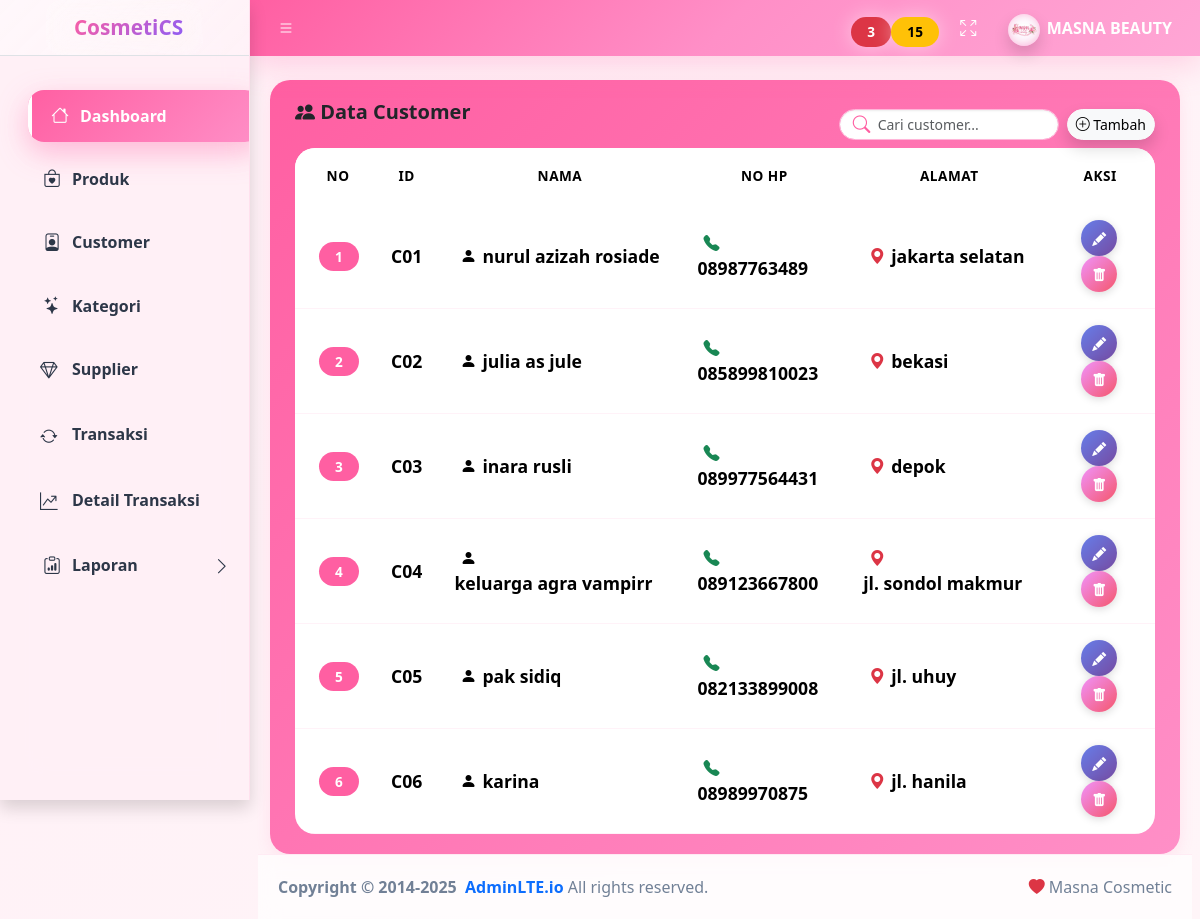
Page /dashboard.php?menu=customer (signed in) on the committed database.
### tables this page shows
CREATE TABLE `customer` (
  `id_cust` varchar(10) NOT NULL,
  `nama_cust` varchar(100) NOT NULL,
  `alamat` text NOT NULL,
  `no_telp` varchar(20) NOT NULL
);

### form/customer/view.php (the view, shortened to what this page needs)
<?php include "koneksi.php"; ?>
<div class="app-content">
  <div class="container-fluid">
    <br>
    <div class="card card-cosmetic">
      <div class="card-header header-cosmetic">
        <div class="d-flex justify-content-between align-items-center">
          <h5 class="mb-4 fw-bold">
            <i class="bi bi-people-fill"></i> Data Customer
          </h5>
          <div class="d-flex align-items-center gap-2">
            <div class="position-relative">
              <i class="bi bi-search search-icon"></i>
              <input type="text" id="searchCustomer"
                     class="form-control form-control-sm search-box"
                     placeholder="Cari customer...">
            </div>
            <div class="position-relative">
            <a href="dashboard.php?menu=addcust"
               class="btn btn-light btn-sm rounded-pill shadow">
              <i class="bi bi-plus-circle"></i>
              <span class="d-none d-md-inline">Tambah</span>
            </a>
          </div>
        </div>
      </div>
      <div class="card-body p-0">
        <table class="table table-hover table-cosmetic align-middle mb-0" id="customerTable">
          <thead class="text-center" style="background:#fff0f6">
            <tr>
              <th>NO</th>
              <th>ID</th>
              <th>NAMA</th>
              <th>NO HP</th>
              <th>ALAMAT</th>
              <th>AKSI</th>
            </tr>
          </thead>
<tbody>
<?php
$no=1;
$q=mysqli_query($koneksi,"SELECT * FROM customer");
while($d=mysqli_fetch_array($q)){
?>
<tr>
  <td class="text-center">
    <span class="badge bg-pink rounded-pill"><?= $no++ ?></span>
  </td>
  <td class="text-center fw-semibold">
    <?= $d['id_cust'] ?>
  </td>
  <td>
    <div class="row align-items-center g-0">
      <div class="col-auto icon-col">
        <i class="bi bi-person-fill"></i>
      </div>
      <div class="col text-col">
        <?= $d['nama_cust'] ?>
      </div>
    </div>
  </td>
  <td>
    <div class="row align-items-center g-0">
      <div class="col-auto icon-col text-success">
        <i class="bi bi-telephone-fill"></i>
      </div>
      <div class="col text-col">
        <?= $d['no_telp'] ?>
      </div>
    </div>
  </td>
  <td>
    <div class="row align-items-center g-0">
      <div class="col-auto icon-col text-danger">
        <i class="bi bi-geo-alt-fill"></i>
      </div>
      <div class="col text-col">
        <?= $d['alamat'] ?>
      </div>
    </div>
  </td>
  <td class="text-center">
    <a href="dashboard.php?menu=editcust&id_cust=<?= $d['id_cust'] ?>"
       class="btn btn-action btn-edit" title="Edit Customer">
      <i class="bi bi-pencil-fill"></i>
    </a>
    <a href="form/customer/hapus.php?id_cust=<?= $d['id_cust'] ?>"
       class="btn btn-action btn-delete" title="Hapus Customer"
       onclick="return confirm('Yakin hapus?')">
      <i class="bi bi-trash-fill"></i>
    </a>
  </td>
</tr>
<?php } ?>
</tbody>
        </table>
      </div>
    </div>
  </div>
</div>

### dashboard.php (style rules this page uses)
:root { --pink-primary: #ff5fa2; --pink-secondary: #ff8fc7; --pink-light: #fff0f6; --pink-dark: #ff2f8a; --purple: #8b5cf6; --text-dark: #2d3748; --text-muted: #718096; --border-radius: 20px; --shadow-sm: 0 4px 15px rgba(255,95,162,.12); --shadow-md: 0 10px 30px rgba(255,95,162,.2); --shadow-lg: 0 20px 50px rgba(255,95,162,.3); --transition: all .4s cubic-bezier(.4,0,.2,1); }
body { background: linear-gradient(135deg, #fff0f6 0%, #fff5f8 100%); font-family: 'Segoe UI', system-ui, -apple-system, sans-serif; color: var(--text-dark); }
.card { border: none !important; border-radius: var(--border-radius) !important; box-shadow: var(--shadow-sm) !important; transition: var(--transition) !important; overflow: hidden; background: #fff; }
.card-header { background: linear-gradient(135deg, #ff5fa2 0%, #ff8fc7 100%); color: #fff; border: none !important; padding: 20px 25px; font-weight: 700; font-size: 1.1rem; }
.table { border-radius: var(--border-radius); overflow: hidden; }
.table thead { background: linear-gradient(135deg, #ff5fa2 0%, #ff8fc7 100%); color: #fff; }
.table thead th { border: none; padding: 18px; font-weight: 700; text-transform: uppercase; font-size: .85rem; letter-spacing: .5px; }
.table tbody tr { transition: var(--transition); border-bottom: 1px solid rgba(255,95,162,.08); }
.table tbody td { padding: 16px; vertical-align: middle; }
.badge { padding: 8px 16px !important; border-radius: 20px !important; font-weight: 600 !important; font-size: .85rem !important; letter-spacing: .3px; }
.app-main, .card, .small-box { animation: fadeInUp .6s ease-out; }
.card:nth-child(2) { animation-delay: .2s; }

### form/customer/view.php (style rules this page uses)
:root { --pink:#ff5fa2; --pink-soft:#fff0f6; }
.card-cosmetic { border:none; border-radius:22px; box-shadow:0 15px 35px rgba(255,95,162,.25); }
.header-cosmetic { background:linear-gradient(135deg,#ff5fa2,#ff8fc7); color:#fff; border-radius:22px 22px 0 0; }
.search-box { width:220px; border-radius:25px; padding-left:38px; border:1px solid #ffb6d9; }
.search-icon { position:absolute; left:14px; top:50%; transform:translateY(-50%); color:var(--pink); }
.table-cosmetic tbody tr { transition:.25s ease; }
.table td, .table th { vertical-align: middle; }
.icon-col { width:28px; text-align:center; font-size:1rem; }
.text-col { white-space:nowrap; }
.table td, .table th { vertical-align: middle !important; }
.bg-pink { background:#ff5fa2; }
.btn-action { width:36px; height:36px; border-radius:50%; display:inline-flex; align-items:center; justify-content:center; border:none; transition:all 0.3s ease; margin:0 3px; box-shadow:0 2px 8px rgba(0,0,0,.15); }
.btn-edit { background:linear-gradient(135deg,#667eea,#764ba2); color:#fff; }
.btn-delete { background:linear-gradient(135deg,#f093fb,#f5576c); color:#fff; }
.btn-action i { font-size:14px; }

### rows in the picture
customer: id_cust "C01", nama_cust "nurul azizah rosiade", no_telp "08987763489", alamat "jakarta selatan"
customer: id_cust "C02", nama_cust "julia as jule", no_telp "085899810023", alamat "bekasi"
customer: id_cust "C03", nama_cust "inara rusli", no_telp "089977564431", alamat "depok"
customer: id_cust "C04", nama_cust "keluarga agra vampirr", no_telp "089123667800", alamat "jl. sondol makmur"
customer: id_cust "C05", nama_cust "pak sidiq", no_telp "082133899008", alamat "jl. uhuy"
customer: id_cust "C06", nama_cust "karina", no_telp "08989970875", alamat "jl. hanila"
